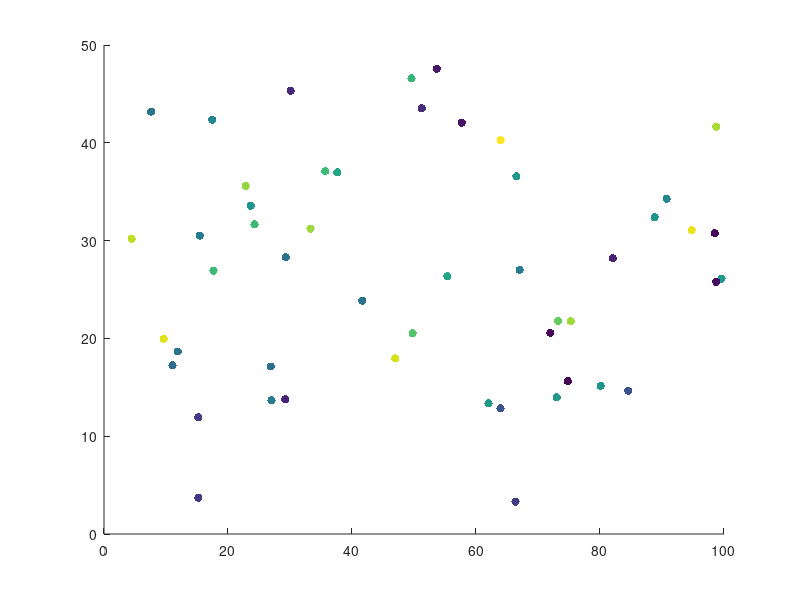

This figure's MATLAB source:
%% 3D Plotting, Grid Generation, Interpolation, and Custom Scatter Plots in MATLAB

%% 1. Using plot3() – Create 3D Line Plots

% Define x, y, and z vectors
x = linspace(-2, 2, 100);
y = x.^2;
z = x.^3;

% Create a 3D line plot
plot3(x, y, z);
grid on;  % Turn on the 3D grid

% This plots the curve defined by (x, y, z) in 3D space


%% 2. Using meshgrid() – Generate Grid for 3D Data or Surface Plots

% meshgrid creates matrices for X and Y coordinates from vectors

x = 1:5;
y = 2:2:8;

[X, Y] = meshgrid(x, y);

% X will contain repeated rows of x
% Y will contain repeated columns of y

% Example output:
% X = [1 2 3 4 5;
%      1 2 3 4 5;
%      1 2 3 4 5;
%      1 2 3 4 5];
%
% Y = [2 2 2 2 2;
%      4 4 4 4 4;
%      6 6 6 6 6;
%      8 8 8 8 8];


%% 3. Using griddata() – Interpolate Scattered Data

% Suppose we have scattered data points:
xOrig = rand(1, 10)*10;
yOrig = rand(1, 10)*10;
zOrig = sin(xOrig) + cos(yOrig);

% Define interpolation locations:
[xNew, yNew] = meshgrid(0:1:10, 0:1:10);

% Interpolate z values on the grid
zInterp = griddata(xOrig, yOrig, zOrig, xNew, yNew);

% Result: zInterp contains interpolated values at each (xNew, yNew) point


%% 4. Using scatter() – Outlined Marker Scatter Plot

% Basic scatter plot with outlined markers
x = rand(1, 50);
y = rand(1, 50);
scatter(x, y, [], 'k');  % Outline only (no fill)


%% 5. Using scatter() – Filled Marker with Color Mapping

% Example with colored data and filled markers
lonNew = rand(1, 50)*100;
latNew = rand(1, 50)*50;
Tnew = rand(1, 50)*30;

% Plot filled scatter plot where color represents temperature (Tnew)
scatter(lonNew, latNew, [], Tnew, 'filled');

% This shows spatial data (lat/lon) with a colormap based on Tnew

%% Summary

% plot3(x, y, z)              – 3D line plot
% meshgrid(x, y)              – Generate grid matrices for 2D/3D plotting
% griddata(x, y, z, xq, yq)   – Interpolate scattered data to a grid
% scatter(x, y, [], 'k')      – Outlined scatter plot
% scatter(x, y, [], val, 'filled') – Color-mapped filled scatter plot

